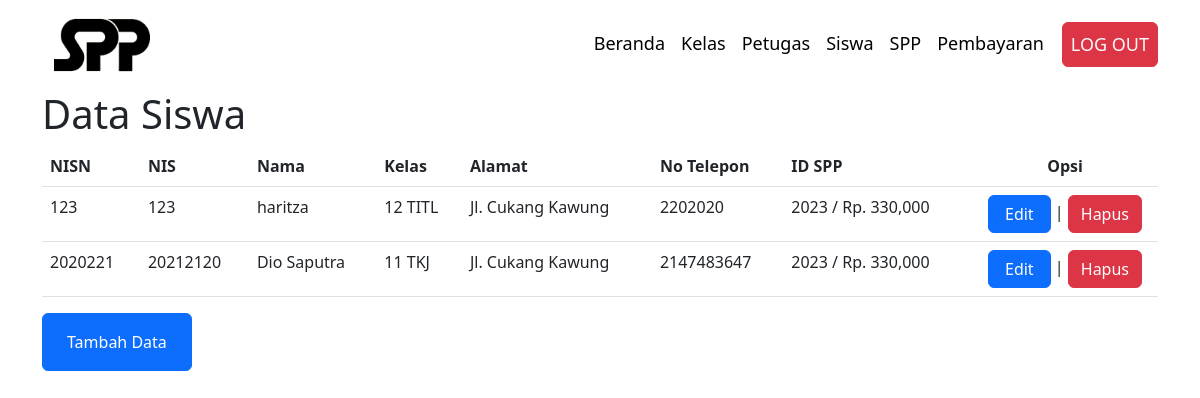
Screenshot of /client-admin/siswa.php with the database file from the repository.
### tables this page shows
CREATE TABLE `siswa`  (
  `nisn` int NOT NULL,
  `nis` int NOT NULL,
  `nama` varchar(35) NOT NULL,
  `id_kelas` int NOT NULL,
  `alamat` text NOT NULL,
  `no_telp` int NOT NULL,
  `id_spp` int NOT NULL,
  PRIMARY KEY (`nisn`) USING BTREE
);

CREATE TABLE `kelas`  (
  `id_kelas` int NOT NULL AUTO_INCREMENT,
  `nama_kelas` varchar(10) NOT NULL,
  `kompetensi_keahlian` varchar(50) NOT NULL,
  PRIMARY KEY (`id_kelas`) USING BTREE
);

CREATE TABLE `spp`  (
  `id_spp` int NOT NULL AUTO_INCREMENT,
  `tahun` int NOT NULL,
  `nominal` int NOT NULL,
  PRIMARY KEY (`id_spp`) USING BTREE
);

### server/api-siswa/getData.php (the view, shortened to what this page needs)
<?php
include '../connection.php';
$sql ="SELECT * FROM siswa as a LEFT JOIN kelas as b ON a.id_kelas = b.id_kelas LEFT JOIN spp as c ON a.id_spp = c.id_spp";
$query = mysqli_query($conn, $sql);
echo '<table class="table">
    <thead>
    <tr>
    <th scope="col">NISN</th>
    <th scope="col">NIS</th>
    <th scope="col">Nama</th>
    <th scope="col">Kelas</th>
    <th scope="col">Alamat</th>
    <th scope="col">No Telepon</th>
    <th scope="col">ID SPP</th>
    <th scope="col" class="col-2 text-center">Opsi</th>
    </tr>
</thead>
<tbody>';
while ($row = mysqli_fetch_array($query))
{
    $nominal =$row['nominal'] ;
	echo '<tr>
			<td>'.$row['nisn'].'</td>
			<td>'.$row['nis'].'</td>
			<td>'.$row['nama'].'</td>
			<td>'.$row['nama_kelas'].'</td>
			<td>'.$row['alamat'].'</td>
			<td>'.$row['no_telp'].'</td>
			<td>'.$row['tahun'].' / Rp. '.number_format($nominal).' </td>
            <td class="text-center">
                <a class="btn btn-primary px-3  " href="./edit/editSiswa.php?id='.$row['nisn'].'">Edit</a> |
                <a class="btn btn-danger" onclick="return confirm(\'Anda yakin akan menghapus data ini?\')" href="../server/api-siswa/deleteData.php?id='.$row['nisn'].'">Hapus</a>
          </td>
		</tr>';
}
echo '
	</tbody>
</table>';
?>

### rows the page displays
siswa: nisn "123", nis "123", nama "haritza", id_kelas.nama_kelas "12 TITL", alamat "Jl. Cukang Kawung", no_telp "2202020", id_spp.tahun "2023", id_spp.nominal "330,000"
siswa: nisn "2020221", nis "20212120", nama "Dio Saputra", id_kelas.nama_kelas "11 TKJ", alamat "Jl. Cukang Kawung", no_telp "2147483647", id_spp.tahun "2023", id_spp.nominal "330,000"
